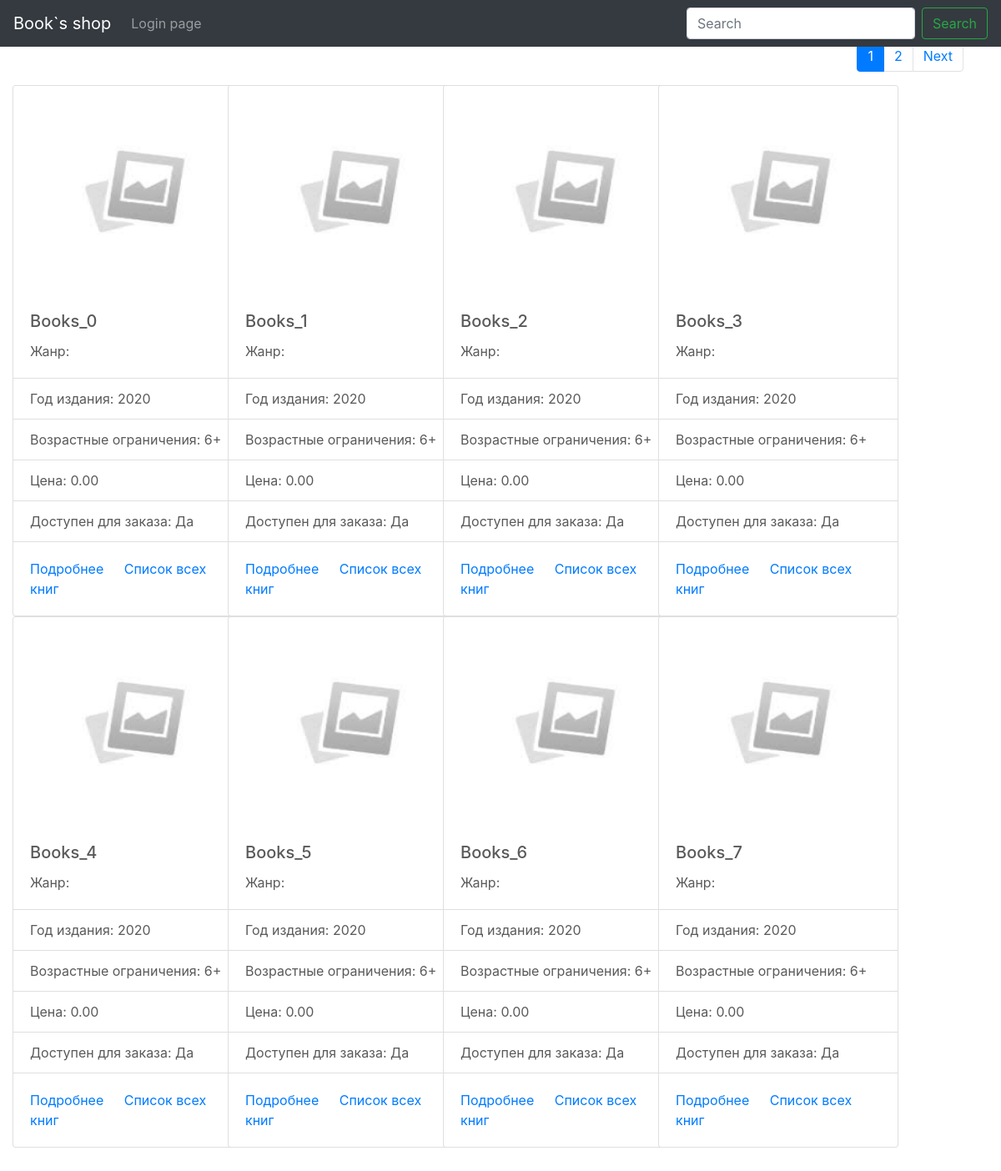
The page / on the database its author committed.
### books/models.py (models this page shows, shortened)
class Books(models.Model):
    name=models.CharField(
        verbose_name="Имя книги",
        max_length=50
    )
    picture=models.ImageField(
        verbose_name="Фото обложки",
        upload_to="books-pic",
        null=True,
        blank=True,
        default="books-pic/default.jpg"
    )
    price=models.DecimalField(
        verbose_name="Цена",
        max_digits=5,
        decimal_places=2,
        default=00.00
    )
    author=models.ManyToManyField(
        'Author',
        verbose_name="Автор"
    )
    genre=models.ManyToManyField(
        'Genre',
        verbose_name="Жанр"
    )
    publishing_year=models.PositiveSmallIntegerField (
        verbose_name="Год издания",
        default=2020
    )
    count_page=models.IntegerField(
        verbose_name="Кол-во страниц",
        default=100
    )
    binging=models.ForeignKey(
        'Binging',
        verbose_name="Переплёт",
        on_delete=models.PROTECT,
        default=1
    )
    format_book=models.CharField(
        verbose_name="Формат",
        default="99x99",
        max_length=15
    )
    isbn=models.CharField(
        verbose_name="ISBN",
        default="999-1-88877-6",
        max_length=20
    )
    weight=models.PositiveSmallIntegerField(
        verbose_name="Вес(гр.)",
        default="100"
    )
    age_limit=models.CharField(
        verbose_name="Ограничение по возрасту",
        default="6+",
        max_length=3
    )
    count_book=models.IntegerField(
        verbose_name="Ко-во книг в наличии",
        default=10
    )
    availability=models.BooleanField(
        verbose_name="Наличие книги",
        default=True
    )
    rating=models.FloatField(
        verbose_name="Рейтинг",
        validators=[MinValueValidator(0), MaxValueValidator(10)],
        default=9
    )
    create=models.DateField(
        verbose_name="Дата внесения в каталог",
        auto_now=False,
        auto_now_add=True
    )
    update=models.DateField(
        verbose_name="Дата последнего изменения",
        auto_now=True,
        auto_now_add=False
    )
    user=models.ForeignKey(
        User,
        on_delete=models.PROTECT
    )

### books/views.py (the view)
# urls.py: path('',Home_page.as_view(),name='home_page'),
class Home_page(ListView):
    model= models.Books
    template_name='books/home_page.html'
    paginate_by=8

### books/templates/books/home_page.html (shortened to what this page needs)
{% extends "base.html" %}
{% load crispy_forms_tags %}
    {% block main %}
    <div class="container">
        {% include "paginator.html" %}
        <div class="row">
            {% for object in object_list %}
            <div class="row">
                <div class="card" style="width: 18rem;">
                    {% if object.picture %}
                        <img height="250" height="250"src="{{object.picture.url}}" class="card-img-top" alt="">
                    {% endif %}
                    <div class="card-body">
                        <h5 class="card-title">{{object.name}}</h5>
                        <p class="card-text">Жанр:<br>
                                 </p>
                    </div>
                    <ul class="list-group list-group-flush">
                        <li class="list-group-item">Год издания: {{object.publishing_year}}</li>
                        <li class="list-group-item">Возрастные ограничения: {{object.age_limit}}</li>
                        <li class="list-group-item">Цена: {{object.price}}</li>
                    {% if object.availability %}
                        <li class="list-group-item">Доступен для заказа: Да</li>
                    </ul>
                    <div class="card-body">
                        <a href="{% url 'CRUDL_books:detail' object.pk %}" class="card-link">Подробнее</a>
                        <a href="{% url 'CRUDL_books:list' %}" class="card-link">Список всех книг</a>
                    </div>
                    {% endif %}
                </div>
            </div>
             {% endfor %}
        </div>
    </div>
    {% endblock main %}

### test_hello_word/static/css/carousel.css (style rules this page uses)
body { padding-top: 3rem; padding-bottom: 3rem; color: #5a5a5a; }

### rows shown on the page
Books: picture (placeholder picture), name "Books_0", publishing_year "2020", age_limit "6+", price "0.00", availability "Доступен для заказа: Да"
Books: picture (placeholder picture), name "Books_1", publishing_year "2020", age_limit "6+", price "0.00", availability "Доступен для заказа: Да"
Books: picture (placeholder picture), name "Books_2", publishing_year "2020", age_limit "6+", price "0.00", availability "Доступен для заказа: Да"
Books: picture (placeholder picture), name "Books_3", publishing_year "2020", age_limit "6+", price "0.00", availability "Доступен для заказа: Да"
Books: picture (placeholder picture), name "Books_4", publishing_year "2020", age_limit "6+", price "0.00", availability "Доступен для заказа: Да"
Books: picture (placeholder picture), name "Books_5", publishing_year "2020", age_limit "6+", price "0.00", availability "Доступен для заказа: Да"
Books: picture (placeholder picture), name "Books_6", publishing_year "2020", age_limit "6+", price "0.00", availability "Доступен для заказа: Да"
Books: picture (placeholder picture), name "Books_7", publishing_year "2020", age_limit "6+", price "0.00", availability "Доступен для заказа: Да"

### other values the page prints
{{ page_obj.number }} "1"
{{ page_obj.next_page_number }} "2"
